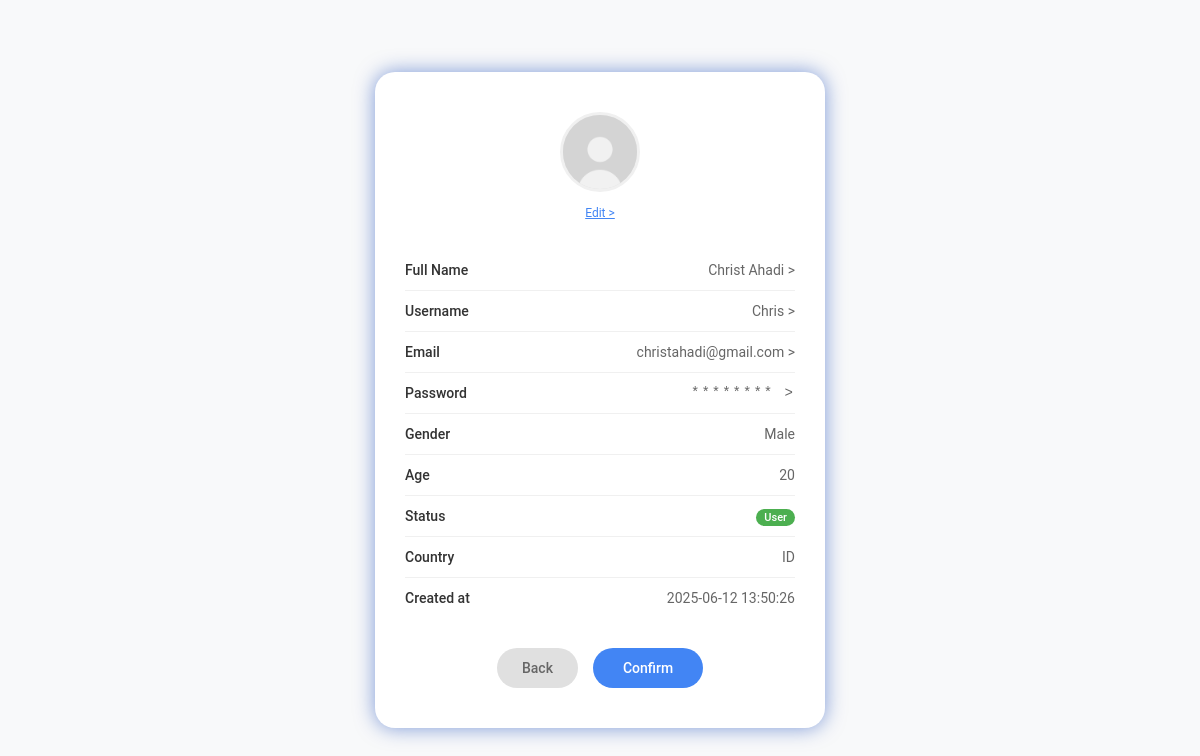
The app's page /HTML/ProfilePage.php (signed in) with its own data.
### tables this page shows
CREATE TABLE `users` (
  `id` int(11) NOT NULL,
  `username` varchar(50) NOT NULL,
  `fullname` varchar(255) DEFAULT NULL,
  `age` int(11) NOT NULL,
  `email` varchar(100) NOT NULL,
  `photo` varchar(255) DEFAULT 'pp.jpg',
  `password` varchar(255) NOT NULL,
  `role` enum('reader','author','admin') NOT NULL DEFAULT 'reader',
  `gender` enum('Male','Female') NOT NULL,
  `creator` tinyint(1) DEFAULT 0,
  `verified` tinyint(1) NOT NULL DEFAULT 0 COMMENT 'Status verifikasi untuk role author',
  `country` char(2) NOT NULL,
  `coin` int(11) DEFAULT 0,
  `thread_count` int(11) DEFAULT 0,
  `reply_count` int(11) DEFAULT 0,
  `is_premium` tinyint(1) NOT NULL DEFAULT 0,
  `premium_expiry_date` date DEFAULT NULL,
  `created_at` datetime DEFAULT current_timestamp()
);

### HTML/ProfilePage.php (the view, shortened to what this page needs)
<?php
include '../php/db.php';
$id = $_SESSION['user_id'] ?? null;
$query = $pdo->prepare("SELECT id, username, fullname, email, photo, gender, age, creator, country, created_at FROM users WHERE id = ?");
$query->execute([$id]);
$user = $query->fetch(PDO::FETCH_ASSOC);
$photo = htmlspecialchars($user['photo'] ?? 'pp.jpg');
$fullname = htmlspecialchars($user['fullname'] ?? 'Nama Lengkap Anda');
$username = htmlspecialchars($user['username'] ?? 'usernameAnda');
$email = htmlspecialchars($user['email'] ?? 'email@example.com');
$gender = htmlspecialchars($user['gender'] ?? 'Tidak Diketahui');
$age = htmlspecialchars($user['age'] ?? '-');
$status = $user['creator'] ? 'Creator' : 'User';
$country = htmlspecialchars($user['country'] ?? '-');
$createdAt = htmlspecialchars($user['created_at'] ?? '-');
?>
<!DOCTYPE html>
<html lang="id">
<head>
</head>
<body>
<div class="profile-container">
    <div class="section active" id="profile-page">
        <div class="profile-picture" id="mainProfilePicture">
            <img src="../IMG/<?php echo $photo; ?>" alt="Profile Photo">
        </div>
        <button class="edit-btn" onclick="showSection('upload-photo')">Edit ></button>
        <div class="profile-info">
            <div class="info-row">
                <span class="info-label">Full Name</span>
                <span class="info-value" id="displayFullname" onclick="showSection('update-fullname')">
                    <?php echo $fullname; ?> >
                </span>
            </div>
            <div class="info-row">
                <span class="info-label">Username</span>
                <span class="info-value" id="displayUsername" onclick="showSection('update-username')">
                    <?php echo $username; ?> >
                </span>
            </div>
            <div class="info-row">
                <span class="info-label">Email</span>
                <span class="info-value" id="displayEmail" onclick="showSection('edit-email')">
                    <?php echo $email; ?> >
                </span>
            </div>
            <div class="info-row">
                <span class="info-label">Password</span>
                <span class="info-value password-value" onclick="showSection('change-password')">
                    ******** >
                </span>
            </div>
            <div class="info-row">
                <span class="info-label">Gender</span>
                <span class="info-value" id="displayGender">
                    <?php echo $gender; ?>
                </span>
            </div>
            <div class="info-row">
                <span class="info-label">Age</span>
                <span class="info-value" id="displayAge">
                    <?php echo $age; ?>
                </span>
            </div>
            <div class="info-row">
                <span class="info-label">Status</span>
                <span class="info-value">
                    <span class="status-badge" id="displayStatus">
                        <?php echo $status; ?>
                    </span>
                </span>
            </div>
            <div class="info-row">
                <span class="info-label">Country</span>
                <span class="info-value" id="displayCountry">
                    <?php echo $country; ?>
                </span>
            </div>
            <div class="info-row">
                <span class="info-label">Created at</span>
                <span class="info-value" id="displayCreatedAt">
                    <?php echo $createdAt; ?>
                </span>
            </div>
        </div>
        <div class="profile-buttons">
            <button class="back-btn" onclick="goBack()">Back</button>
            <button class="confirm-btn" onclick="confirmProfile()">Confirm</button>
        </div>
    </div>
</div>
</body>
</html>

### HTML/ProfilePage.php (style rules this page uses)
* { margin: 0; padding: 0; box-sizing: border-box; font-family: 'Roboto', Arial, sans-serif; }
body { display: flex; justify-content: center; align-items: center; min-height: 100vh; background-color: #f8f9fa; padding: 20px; }
.profile-container { background-color: white; border-radius: 20px; box-shadow: 0 0 20px rgba(0, 56, 180, 0.5); width: 100%; max-width: 450px; padding: 40px 30px; text-align: center; position: relative; }
.section { display: none; }
.section.active { display: block; }
.profile-picture { width: 80px; height: 80px; border-radius: 50%; background-color: #e0e0e0; display: flex; align-items: center; justify-content: center; margin: 0 auto 10px; font-size: 24px; font-weight: bold; color: #666; border: 3px solid #f0f0f0; overflow: hidden; }
.profile-picture img { width: 100%; height: 100%; object-fit: cover; }
.edit-btn { background: none; border: none; color: #4285f4; font-size: 12px; cursor: pointer; margin-bottom: 30px; text-decoration: underline; transition: color 0.3s ease; }
.profile-info { text-align: left; margin-bottom: 30px; }
.info-row { display: flex; justify-content: space-between; align-items: center; padding: 12px 0; border-bottom: 1px solid #f0f0f0; }
.info-row:last-child { border-bottom: none; }
.info-label { font-weight: 500; color: #333; font-size: 14px; flex: 1; }
.info-value { color: #666; font-size: 14px; text-align: right; flex: 1; cursor: pointer; transition: color 0.3s ease; }
.password-value { font-family: monospace; letter-spacing: 2px; }
.status-badge { background-color: #4CAF50; color: white; padding: 2px 8px; border-radius: 12px; font-size: 11px; font-weight: 500; }
.profile-buttons { display: flex; justify-content: center; gap: 15px; margin-top: 30px; }
.back-btn { padding: 12px 25px; border: none; border-radius: 25px; background-color: #e0e0e0; color: #666; font-size: 14px; cursor: pointer; transition: all 0.3s ease; font-weight: 500; }
.confirm-btn { padding: 12px 30px; border: none; border-radius: 25px; background-color: #4285f4; color: white; font-size: 14px; cursor: pointer; transition: all 0.3s ease; font-weight: 500; }

### records on screen
users: photo (picture), fullname "Christ Ahadi", username "Chris", email "christahadi@gmail.com", gender "Male", age "20", creator "User", country "ID", created_at "2025-06-12 13:50:26"
